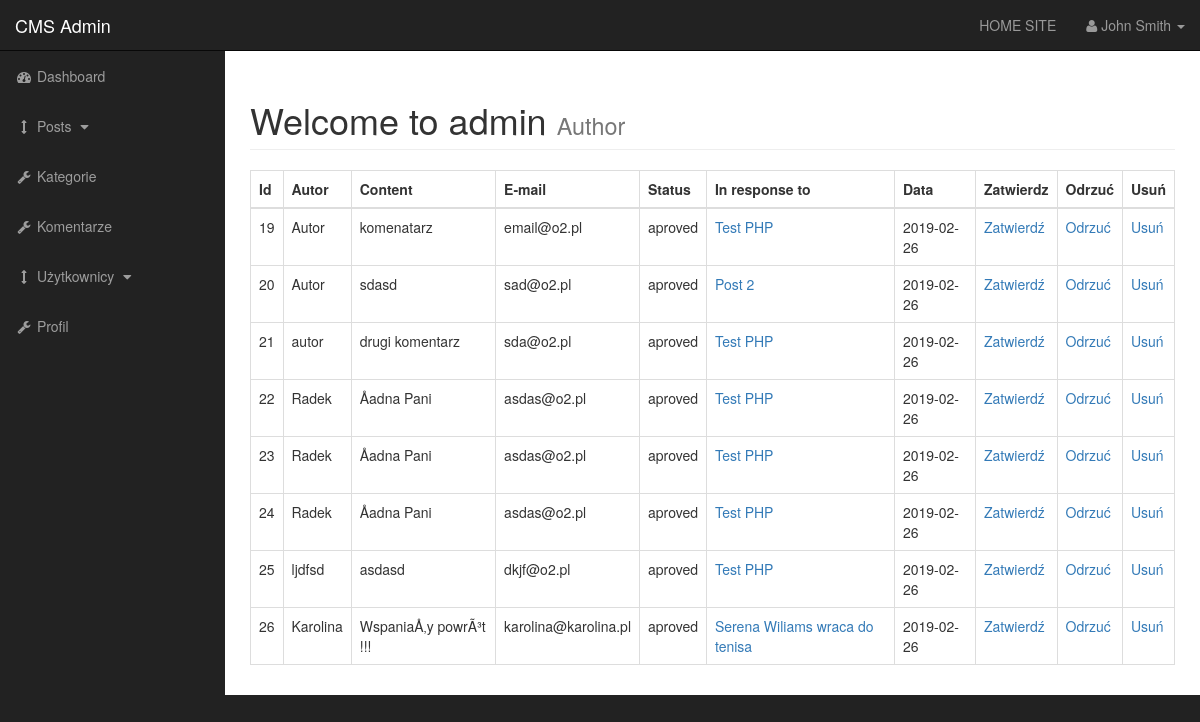
Page /admin/comments.php on the committed database.
### tables this page shows
CREATE TABLE `comments` (
  `comment_id` int(255) NOT NULL,
  `comment_post_id` int(255) NOT NULL,
  `comment_author` varchar(255) NOT NULL,
  `comment_email` varchar(255) NOT NULL,
  `comment_content` text NOT NULL,
  `comment_status` varchar(255) NOT NULL,
  `comment_date` date NOT NULL
);

CREATE TABLE `posts` (
  `post_id` int(3) NOT NULL,
  `post_category_id` int(3) NOT NULL,
  `post_title` varchar(255) NOT NULL,
  `post_author` varchar(255) NOT NULL,
  `post_date` date NOT NULL,
  `post_image` text NOT NULL,
  `post_content` text NOT NULL,
  `post_tags` varchar(255) NOT NULL,
  `post_comment_count` int(11) NOT NULL,
  `post_status` varchar(255) NOT NULL DEFAULT 'draft'
);

### admin/includes/admin_view_all_comments.php (the view, shortened to what this page needs)
<table class="table table-bordered table-hover">
    <thead>
        <tr>
            <th>Id</th>
            <th>Autor</th>
            <th>Content</th>
            <th>E-mail</th>
            <th>Status</th>
            <th>In response to</th>
            <th>Data</th>
            <th>Zatwierdz</th>
            <th>Odrzuć</th>
            <th>Usuń</th>
        </tr>
    </thead>
<tbody>
      <?php
        global $connection;
        $query = "SELECT * FROM comments";
        $select_comments = mysqli_query($connection,$query);
        while($row = mysqli_fetch_assoc($select_comments)) {
        $comment_id = $row['comment_id'];
        $comment_post_id = $row['comment_post_id'];
        $comment_author = $row['comment_author'];
        $comment_email = $row['comment_email'];
        $comment_content = $row['comment_content'];
        $comment_status = $row['comment_status'];
        $comment_date = $row['comment_date'];
        echo "<tr>";
        echo "<td> $comment_id </td>";
        echo "<td> $comment_author </td>";
        echo "<td> $comment_content </td>";
        echo "<td> $comment_email </td>";
        echo "<td> $comment_status </td>";
$query = "SELECT * FROM posts WHERE post_id= $comment_post_id ";
$select_post_id = mysqli_query($connection,$query);
while($row = mysqli_fetch_assoc($select_post_id)) {
$post_title = $row['post_title'];
$post_id = $row['post_id'];
echo "<td><a href='../post.php?p_id=$post_id'>{$post_title}</a></td>";
}
        echo "<td> $comment_date </td>";
        echo "<td><a href='comments.php?aprove={$comment_id}'>Zatwierdź</a></td>";
         echo "<td><a href='comments.php?unaprove={$comment_id}'>Odrzuć</a></td>";
        echo "<td><a href='comments.php?delete={$comment_id}'>Usuń</a></td>";
        echo "</tr>" ;
     } ?>
</tbody>
</table>

### admin/css/sb-admin.css (style rules this page uses)
body { margin-top: 100px; background-color: #222; }
@media (min-width:768px) { body { margin-top: 50px; } }

### rows in the picture
comments: comment_id "19", comment_author "Autor", comment_content "komenatarz", comment_email "email@o2.pl", comment_status "aproved", comment_date "2019-02-26"
posts: post_title "Test PHP"
comments: comment_id "20", comment_author "Autor", comment_content "sdasd", comment_email "sad@o2.pl", comment_status "aproved", comment_date "2019-02-26"
posts: post_title "Post 2"
comments: comment_id "21", comment_author "autor", comment_content "drugi komentarz", comment_email "sda@o2.pl", comment_status "aproved", comment_date "2019-02-26"
comments: comment_id "22", comment_author "Radek", comment_content "Åadna Pani", comment_email "asdas@o2.pl", comment_status "aproved", comment_date "2019-02-26"
comments: comment_id "23", comment_author "Radek", comment_content "Åadna Pani", comment_email "asdas@o2.pl", comment_status "aproved", comment_date "2019-02-26"
comments: comment_id "24", comment_author "Radek", comment_content "Åadna Pani", comment_email "asdas@o2.pl", comment_status "aproved", comment_date "2019-02-26"
comments: comment_id "25", comment_author "ljdfsd", comment_content "asdasd", comment_email "dkjf@o2.pl", comment_status "aproved", comment_date "2019-02-26"
comments: comment_id "26", comment_author "Karolina", comment_content "WspaniaÅ‚y powrÃ³t !!!", comment_email "karolina@karolina.pl", comment_status "aproved", comment_date "2019-02-26"
posts: post_title "Serena Wiliams wraca do tenisa"
